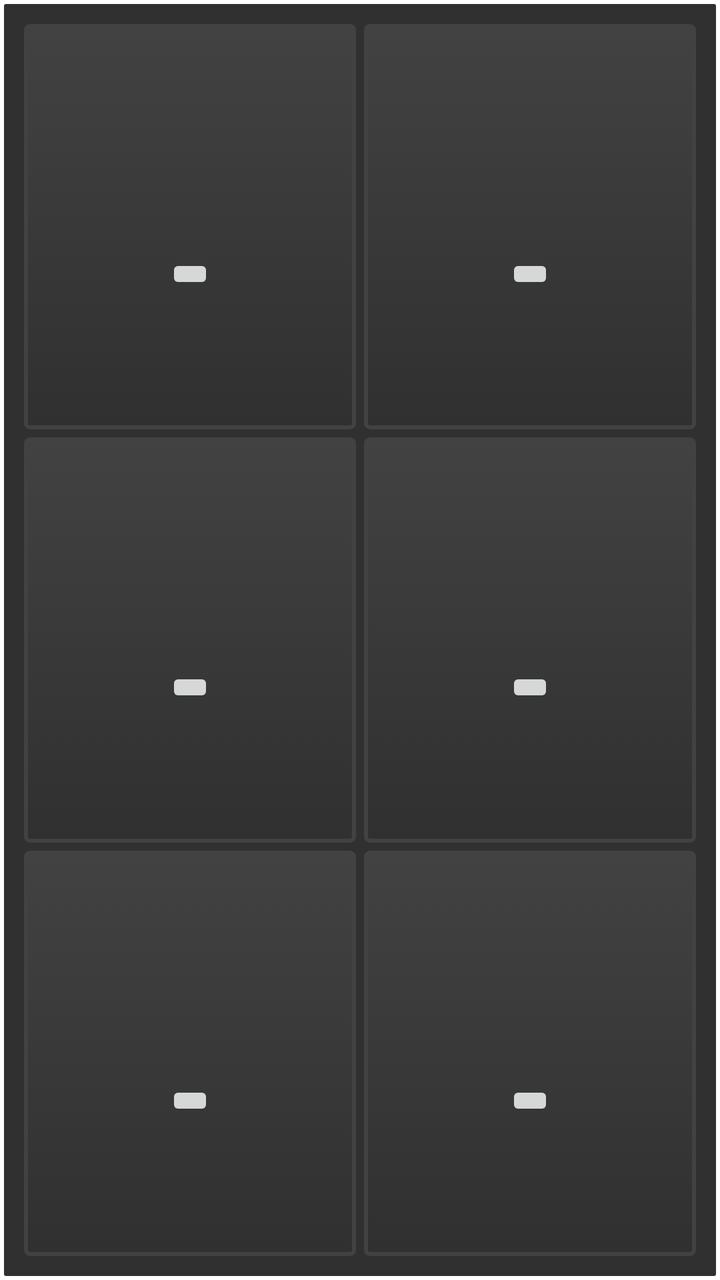
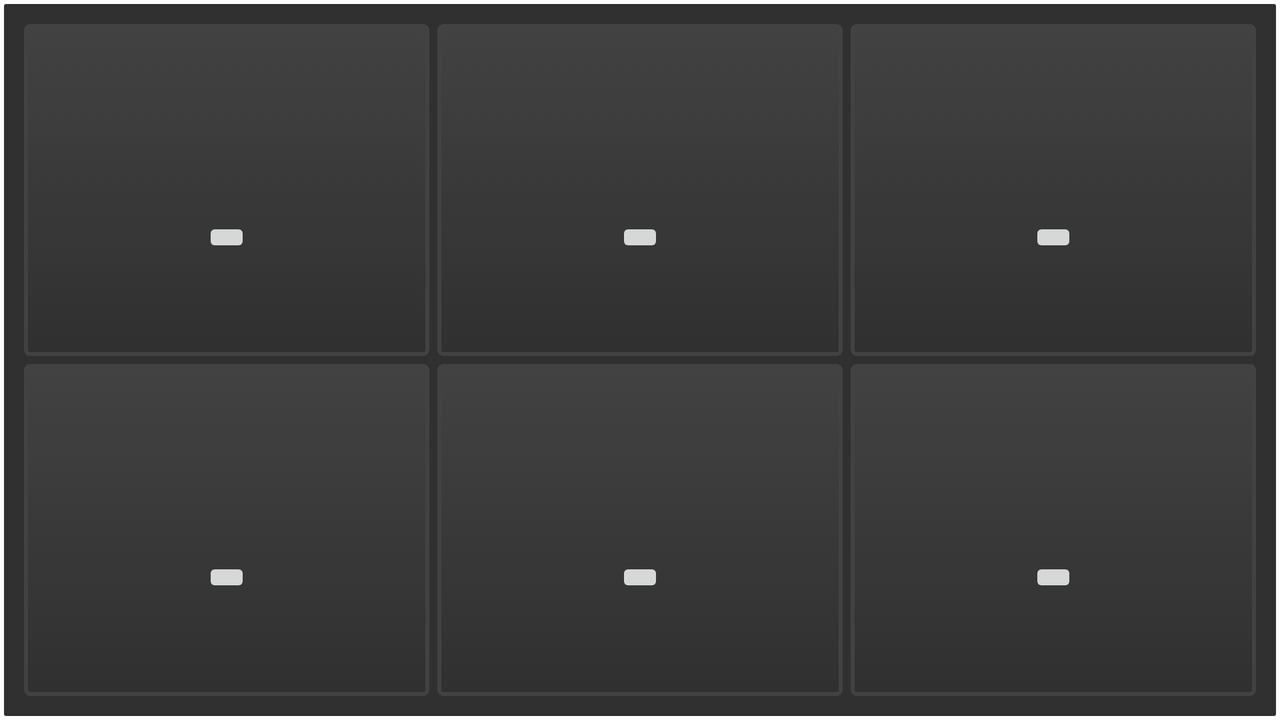

One screen, two layout resources from the same app: the default and the repository's alternative for another configuration. Each is rendered where Android would select it; the XML of both is given below.
<!-- AndroidManifest.xml: application theme AppTheme -->
<!-- res/layout/fragment_menu_large.xml -->
<?xml version="1.0" encoding="utf-8"?>
<LinearLayout xmlns:android="http://schemas.android.com/apk/res/android"
    android:id="@+id/fragmentMenuLarge_id"
    android:orientation="vertical"
    android:layout_width="match_parent"
    android:layout_height="match_parent"
    android:background="@drawable/board"
    >
    <LinearLayout
        android:id="@+id/fragmentMenuLarge_row1"
        android:layout_width="match_parent"
        android:layout_height="0dp"
        android:layout_weight="1"
        android:orientation="horizontal"
        >
        <LinearLayout
            android:id="@+id/fragmentMenuLarge_panel1"
            android:layout_margin="2dp"
            android:layout_height="match_parent"
            android:layout_width="0dp"
            android:layout_weight="1"
            android:orientation="vertical"
            android:background="@drawable/keypad_button"
            android:gravity="center"
            >
            <TextView
                android:id="@+id/fragmentMenuLarge_label1"
                android:layout_height="wrap_content"
                android:layout_width="wrap_content"
                android:layout_margin="1dp"
                android:textColor="@color/text_light"
                android:textSize="@dimen/textsize_normal"
                android:minLines="2"
                android:gravity="center"
                />
            <ImageButton
                android:id="@+id/fragmentMenuLarge_button1"
                android:layout_height="wrap_content"
                android:layout_width="wrap_content"
                android:layout_margin="1dp"
                android:scaleType="fitCenter"
                android:adjustViewBounds="true"
                android:clickable="false"
                />
        </LinearLayout>

        <LinearLayout
            android:id="@+id/fragmentMenuLarge_panel2"
            android:layout_margin="2dp"
            android:layout_height="match_parent"
            android:layout_width="0dp"
            android:layout_weight="1"
            android:orientation="vertical"
            android:background="@drawable/keypad_button"
            android:gravity="center"
            >
            <TextView
                android:id="@+id/fragmentMenuLarge_label2"
                android:layout_height="wrap_content"
                android:layout_width="wrap_content"
                android:layout_margin="1dp"
                android:textColor="@color/text_light"
                android:textSize="@dimen/textsize_normal"
                android:minLines="2"
                android:gravity="center"
                />
            <ImageButton
                android:id="@+id/fragmentMenuLarge_button2"
                android:layout_height="wrap_content"
                android:layout_width="wrap_content"
                android:layout_margin="1dp"
                android:scaleType="fitCenter"
                android:adjustViewBounds="true"
                android:clickable="false"
                />
        </LinearLayout>
    
    </LinearLayout>

    <LinearLayout
        android:id="@+id/fragmentMenuLarge_row2"
        android:layout_width="match_parent"
        android:layout_height="0dp"
        android:layout_weight="1"
        android:orientation="horizontal"
        >
        <LinearLayout
            android:id="@+id/fragmentMenuLarge_panel3"
            android:layout_margin="2dp"
            android:layout_height="match_parent"
            android:layout_width="0dp"
            android:layout_weight="1"
            android:orientation="vertical"
            android:background="@drawable/keypad_button"
            android:gravity="center"
            >
            <TextView
                android:id="@+id/fragmentMenuLarge_label3"
                android:layout_height="wrap_content"
                android:layout_width="wrap_content"
                android:layout_margin="1dp"
                android:textColor="@color/text_light"
                android:textSize="@dimen/textsize_normal"
                android:minLines="2"
                android:gravity="center"
                />
            <ImageButton
                android:id="@+id/fragmentMenuLarge_button3"
                android:layout_height="wrap_content"
                android:layout_width="wrap_content"
                android:layout_margin="1dp"
                android:scaleType="fitCenter"
                android:adjustViewBounds="true"
                android:clickable="false"
                />
        </LinearLayout>

        <LinearLayout
            android:id="@+id/fragmentMenuLarge_panel4"
            android:layout_margin="2dp"
            android:layout_height="match_parent"
            android:layout_width="0dp"
            android:layout_weight="1"
            android:orientation="vertical"
            android:background="@drawable/keypad_button"
            android:gravity="center"
            >
            <TextView
                android:id="@+id/fragmentMenuLarge_label4"
                android:layout_height="wrap_content"
                android:layout_width="wrap_content"
                android:layout_margin="1dp"
                android:textColor="@color/text_light"
                android:textSize="@dimen/textsize_normal"
                android:minLines="2"
                android:gravity="center"
                />
            <ImageButton
                android:id="@+id/fragmentMenuLarge_button4"
                android:layout_height="wrap_content"
                android:layout_width="wrap_content"
                android:layout_margin="1dp"
                android:scaleType="fitCenter"
                android:adjustViewBounds="true"
                android:clickable="false"
                />
        </LinearLayout>
    </LinearLayout>
    <LinearLayout
        android:id="@+id/fragmentMenuLarge_row3"
        android:layout_width="match_parent"
        android:layout_height="0dp"
        android:layout_weight="1"
        android:orientation="horizontal"
        >
        <LinearLayout
            android:id="@+id/fragmentMenuLarge_panel5"
            android:layout_margin="2dp"
            android:layout_height="match_parent"
            android:layout_width="0dp"
            android:layout_weight="1"
            android:orientation="vertical"
            android:background="@drawable/keypad_button"
            android:gravity="center"
            >
            <TextView
                android:id="@+id/fragmentMenuLarge_label5"
                android:layout_height="wrap_content"
                android:layout_width="wrap_content"
                android:layout_margin="1dp"
                android:textColor="@color/text_light"
                android:textSize="@dimen/textsize_normal"
                android:minLines="2"
                android:gravity="center"
                />
            <ImageButton
                android:id="@+id/fragmentMenuLarge_button5"
                android:layout_height="wrap_content"
                android:layout_width="wrap_content"
                android:layout_margin="1dp"
                android:scaleType="fitCenter"
                android:adjustViewBounds="true"
                android:clickable="false"
                />
        </LinearLayout>

        <LinearLayout
            android:id="@+id/fragmentMenuLarge_panel6"
            android:layout_margin="2dp"
            android:layout_height="match_parent"
            android:layout_width="0dp"
            android:layout_weight="1"
            android:orientation="vertical"
            android:background="@drawable/keypad_button"
            android:gravity="center"
            >
            <TextView
                android:id="@+id/fragmentMenuLarge_label6"
                android:layout_height="wrap_content"
                android:layout_width="wrap_content"
                android:layout_margin="1dp"
                android:textColor="@color/text_light"
                android:textSize="@dimen/textsize_normal"
                android:minLines="2"
                android:gravity="center"
                />
            <ImageButton
                android:id="@+id/fragmentMenuLarge_button6"
                android:layout_height="wrap_content"
                android:layout_width="wrap_content"
                android:layout_margin="1dp"
                android:scaleType="fitCenter"
                android:adjustViewBounds="true"
                android:clickable="false"
                />
        </LinearLayout>
    </LinearLayout>
</LinearLayout>
<!-- resources referenced by this layout -->
<resources>
  <color name="text_light">@android:color/white</color>
  <dimen name="textsize_normal">18sp</dimen>
  <!-- drawable board (drawable) -->
  <?xml version="1.0" encoding="utf-8"?>
  <selector xmlns:android="http://schemas.android.com/apk/res/android">
      <item>
          <shape>
              <gradient
                  android:startColor="@color/board_dark"
                  android:endColor="@color/board_dark"
                  android:angle="270" />
              <stroke
                  android:width="2dp"
                  android:color="@color/button_pale" />
              <corners
                  android:radius="2dp" />
              <padding
                  android:left="10dp"
                  android:top="10dp"
                  android:right="10dp"
                  android:bottom="10dp" />
          </shape>
      </item>
  </selector>
  <!-- drawable keypad_button (drawable) -->
  <?xml version="1.0" encoding="utf-8"?>
  <selector xmlns:android="http://schemas.android.com/apk/res/android">
      xmlns:android="http://schemas.android.com/apk/res/android">
      <item android:state_pressed="true" >
          <shape>
              <gradient
                  android:startColor="@color/button_light"
                  android:endColor="@color/button_very_dark"
                  android:angle="270" />
              <stroke
                  android:width="2dp"
                  android:color="#dcdcdc" />
              <corners
                  android:radius="2dp" />
              <padding
                  android:left="10dp"
                  android:top="10dp"
                  android:right="10dp"
                  android:bottom="10dp" />
          </shape>
      </item>
  
      <item android:state_focused="true" >
          <shape>
              <gradient
                  android:startColor="@color/button_dark"
                  android:endColor="@color/button_very_dark"
                  android:angle="270" />
              <stroke
                  android:width="2dp"
                  android:color="#dcdcdc" />
              <corners
                  android:radius="2dp" />
              <padding
                  android:left="10dp"
                  android:top="10dp"
                  android:right="10dp"
                  android:bottom="10dp" />
          </shape>
      </item>
  
      <item>
          <shape>
              <gradient
                  android:startColor="@color/button_dark"
                  android:endColor="@color/button_very_dark"
                  android:angle="270" />
              <stroke
                  android:width="2dp"
                  android:color="@color/button_dark" />
              <corners
                  android:radius="2dp" />
              <padding
                  android:left="10dp"
                  android:top="10dp"
                  android:right="10dp"
                  android:bottom="10dp" />
          </shape>
      </item>
  </selector>
  <style name="AppTheme" parent="Theme.AppCompat.Light">
          
  
          
  
          
  
          
  
          
  
      </style>
  <color name="board_dark">@color/background_material_dark</color>
  <color name="button_pale">@color/background_floating_material_light</color>
  <color name="button_light">@color/background_material_light</color>
  <color name="button_very_dark">@color/background_material_dark</color>
  <color name="button_dark">@color/background_floating_material_dark</color>
</resources>
<!-- res/layout-land/fragment_menu_large.xml (the repository's variant of the layout above) -->
<!-- drawn on the phone turned sideways -->
<?xml version="1.0" encoding="utf-8"?>
<LinearLayout xmlns:android="http://schemas.android.com/apk/res/android"
    android:id="@+id/fragmentMenuLarge_id"
    android:orientation="vertical"
    android:layout_width="match_parent"
    android:layout_height="match_parent"
    android:background="@drawable/board"
    >
    <LinearLayout
        android:id="@+id/fragmentMenuLarge_row1"
        android:layout_width="match_parent"
        android:layout_height="0dp"
        android:layout_weight="1"
        android:orientation="horizontal"
        >
        <LinearLayout
            android:id="@+id/fragmentMenuLarge_panel1"
            android:layout_margin="2dp"
            android:layout_height="match_parent"
            android:layout_width="0dp"
            android:layout_weight="1"
            android:orientation="vertical"
            android:background="@drawable/keypad_button"
            android:gravity="center"
            >
            <TextView
                android:id="@+id/fragmentMenuLarge_label1"
                android:layout_height="wrap_content"
                android:layout_width="wrap_content"
                android:layout_margin="1dp"
                android:textColor="@color/text_light"
                android:textSize="@dimen/textsize_normal"
                android:minLines="2"
                android:gravity="center"
                />
            <ImageButton
                android:id="@+id/fragmentMenuLarge_button1"
                android:layout_height="wrap_content"
                android:layout_width="wrap_content"
                android:layout_margin="1dp"
                android:scaleType="fitCenter"
                android:adjustViewBounds="true"
                android:clickable="false"
                />
        </LinearLayout>

        <LinearLayout
            android:id="@+id/fragmentMenuLarge_panel3"
            android:layout_margin="2dp"
            android:layout_height="match_parent"
            android:layout_width="0dp"
            android:layout_weight="1"
            android:orientation="vertical"
            android:background="@drawable/keypad_button"
            android:gravity="center"
            >
            <TextView
                android:id="@+id/fragmentMenuLarge_label3"
                android:layout_height="wrap_content"
                android:layout_width="wrap_content"
                android:layout_margin="1dp"
                android:textColor="@color/text_light"
                android:textSize="@dimen/textsize_normal"
                android:minLines="2"
                android:gravity="center"
                />
            <ImageButton
                android:id="@+id/fragmentMenuLarge_button3"
                android:layout_height="wrap_content"
                android:layout_width="wrap_content"
                android:layout_margin="1dp"
                android:scaleType="fitCenter"
                android:adjustViewBounds="true"
                android:clickable="false"
                />
        </LinearLayout>


        <LinearLayout
            android:id="@+id/fragmentMenuLarge_panel5"
            android:layout_margin="2dp"
            android:layout_height="match_parent"
            android:layout_width="0dp"
            android:layout_weight="1"
            android:orientation="vertical"
            android:background="@drawable/keypad_button"
            android:gravity="center"
            >
            <TextView
                android:id="@+id/fragmentMenuLarge_label5"
                android:layout_height="wrap_content"
                android:layout_width="wrap_content"
                android:layout_margin="1dp"
                android:textColor="@color/text_light"
                android:textSize="@dimen/textsize_normal"
                android:minLines="2"
                android:gravity="center"
                />
            <ImageButton
                android:id="@+id/fragmentMenuLarge_button5"
                android:layout_height="wrap_content"
                android:layout_width="wrap_content"
                android:layout_margin="1dp"
                android:scaleType="fitCenter"
                android:adjustViewBounds="true"
                android:clickable="false"
                />
        </LinearLayout>


    </LinearLayout>

    <LinearLayout
        android:id="@+id/fragmentMenuLarge_row2"
        android:layout_width="match_parent"
        android:layout_height="0dp"
        android:layout_weight="1"
        android:orientation="horizontal"
        >
        <LinearLayout
            android:id="@+id/fragmentMenuLarge_panel2"
            android:layout_margin="2dp"
            android:layout_height="match_parent"
            android:layout_width="0dp"
            android:layout_weight="1"
            android:orientation="vertical"
            android:background="@drawable/keypad_button"
            android:gravity="center"
            >
            <TextView
                android:id="@+id/fragmentMenuLarge_label2"
                android:layout_height="wrap_content"
                android:layout_width="wrap_content"
                android:layout_margin="1dp"
                android:textColor="@color/text_light"
                android:textSize="@dimen/textsize_normal"
                android:minLines="2"
                android:gravity="center"
                />
            <ImageButton
                android:id="@+id/fragmentMenuLarge_button2"
                android:layout_height="wrap_content"
                android:layout_width="wrap_content"
                android:layout_margin="1dp"
                android:scaleType="fitCenter"
                android:adjustViewBounds="true"
                android:clickable="false"
                />
        </LinearLayout>

        <LinearLayout
            android:id="@+id/fragmentMenuLarge_panel4"
            android:layout_margin="2dp"
            android:layout_height="match_parent"
            android:layout_width="0dp"
            android:layout_weight="1"
            android:orientation="vertical"
            android:background="@drawable/keypad_button"
            android:gravity="center"
            >
            <TextView
                android:id="@+id/fragmentMenuLarge_label4"
                android:layout_height="wrap_content"
                android:layout_width="wrap_content"
                android:layout_margin="1dp"
                android:textColor="@color/text_light"
                android:textSize="@dimen/textsize_normal"
                android:minLines="2"
                android:gravity="center"
                />
            <ImageButton
                android:id="@+id/fragmentMenuLarge_button4"
                android:layout_height="wrap_content"
                android:layout_width="wrap_content"
                android:layout_margin="1dp"
                android:scaleType="fitCenter"
                android:adjustViewBounds="true"
                android:clickable="false"
                />
        </LinearLayout>

        <LinearLayout
            android:id="@+id/fragmentMenuLarge_panel6"
            android:layout_margin="2dp"
            android:layout_height="match_parent"
            android:layout_width="0dp"
            android:layout_weight="1"
            android:orientation="vertical"
            android:background="@drawable/keypad_button"
            android:gravity="center"
            >
            <TextView
                android:id="@+id/fragmentMenuLarge_label6"
                android:layout_height="wrap_content"
                android:layout_width="wrap_content"
                android:layout_margin="1dp"
                android:textColor="@color/text_light"
                android:textSize="@dimen/textsize_normal"
                android:minLines="2"
                android:gravity="center"
                />
            <ImageButton
                android:id="@+id/fragmentMenuLarge_button6"
                android:layout_height="wrap_content"
                android:layout_width="wrap_content"
                android:layout_margin="1dp"
                android:scaleType="fitCenter"
                android:adjustViewBounds="true"
                android:clickable="false"
                />
        </LinearLayout>
    </LinearLayout>
</LinearLayout>
